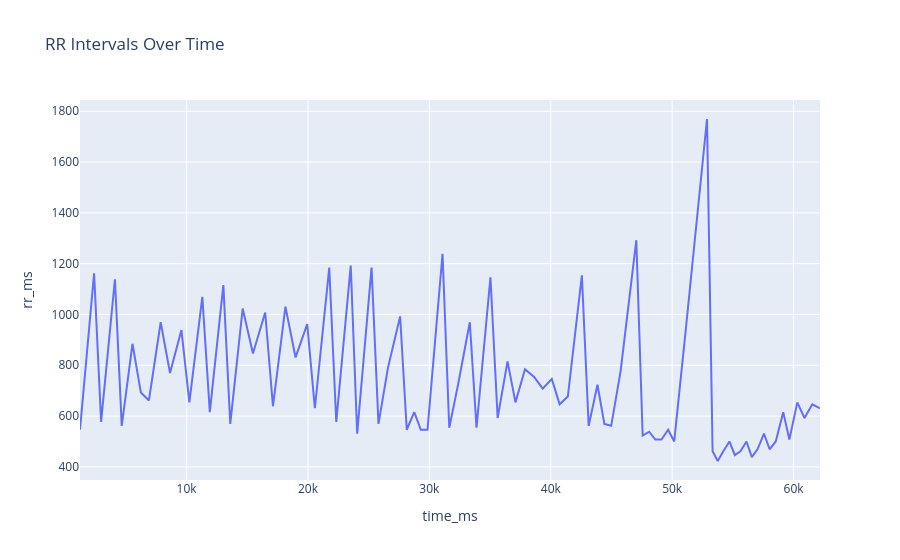

Here is the notebook cell this chart was saved with:
### Code cell
px.line(
    hrv_df,
    x="time_ms",
    y="rr_ms",
    title="RR Intervals Over Time"
)
